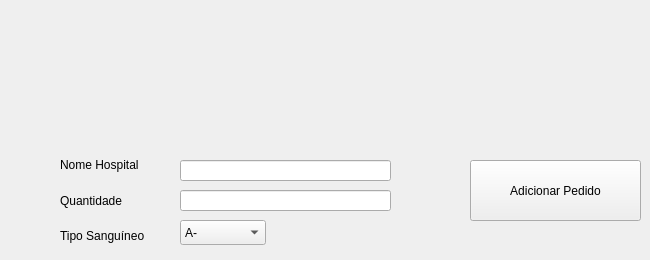
      <widget class="QWidget" name="tr_general_vision_tab_6">
       <attribute name="title">
        <string>Adicionar</string>
       </attribute>
       <widget class="QPushButton" name="botao_adicionar_pedido">
        <property name="geometry">
         <rect>
          <x>470</x>
          <y>160</y>
          <width>171</width>
          <height>61</height>
         </rect>
        </property>
        <property name="text">
         <string>Adicionar Pedido</string>
        </property>
       </widget>
       <widget class="QLineEdit" name="entrada_hospital_pedido">
        <property name="geometry">
         <rect>
          <x>180</x>
          <y>160</y>
          <width>211</width>
          <height>21</height>
         </rect>
        </property>
       </widget>
       <widget class="QLineEdit" name="entrada_quantidade_pedido">
        <property name="geometry">
         <rect>
          <x>180</x>
          <y>190</y>
          <width>211</width>
          <height>21</height>
         </rect>
        </property>
       </widget>
       <widget class="QComboBox" name="box_tiposanguineo_pedido">
        <property name="geometry">
         <rect>
          <x>180</x>
          <y>220</y>
          <width>86</width>
          <height>25</height>
         </rect>
        </property>
        <item>
         <property name="text">
          <string>A-</string>
         </property>
        </item>
        <item>
         <property name="text">
          <string>A+</string>
         </property>
        </item>
        <item>
         <property name="text">
          <string>B-</string>
         </property>
        </item>
        <item>
         <property name="text">
          <string>B+</string>
         </property>
        </item>
        <item>
         <property name="text">
          <string>AB-</string>
         </property>
        </item>
        <item>
         <property name="text">
          <string>AB+</string>
         </property>
        </item>
        <item>
         <property name="text">
          <string>O-</string>
         </property>
        </item>
        <item>
         <property name="text">
          <string>O+</string>
         </property>
        </item>
       </widget>
       <widget class="QWidget" name="">
        <property name="geometry">
         <rect>
          <x>60</x>
          <y>150</y>
          <width>91</width>
          <height>101</height>
         </rect>
        </property>
        <layout class="QVBoxLayout" name="verticalLayout_14">
         <item>
          <widget class="QLabel" name="label_clients_phone_5">
           <property name="text">
            <string>Nome Hospital</string>
           </property>
          </widget>
         </item>
         <item>
          <widget class="QLabel" name="label_clients_address_5">
           <property name="text">
            <string>Quantidade</string>
           </property>
          </widget>
         </item>
         <item>
          <widget class="QLabel" name="label_clients_email_22">
           <property name="text">
            <string>Tipo Sanguíneo</string>
           </property>
          </widget>
         </item>
        </layout>
       </widget>
      </widget>
